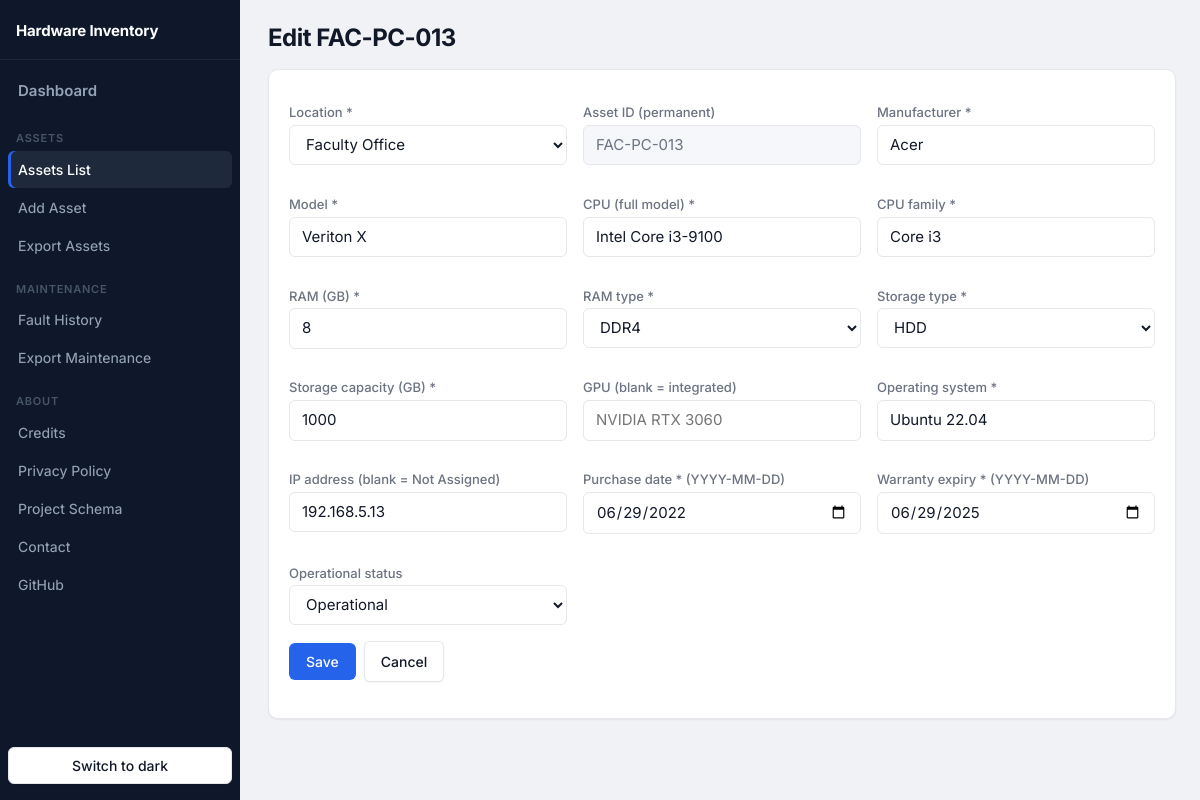
The app's page /assets/FAC-PC-013/edit with its own data.
### tables this page shows
CREATE TABLE assets (
    asset_id          TEXT PRIMARY KEY,                 -- permanent identity, e.g. L1-PC-001
    manufacturer      TEXT NOT NULL,
    model             TEXT NOT NULL,
    cpu               TEXT NOT NULL,                    -- full model, e.g. Intel Core i5-12400
    cpu_family        TEXT NOT NULL,                    -- grouping used for filtering, e.g. Core i5
    ram_gb            INTEGER NOT NULL CHECK (ram_gb > 0),
    ram_type          TEXT NOT NULL CHECK (ram_type IN ('DDR1','DDR2','DDR3','DDR4','DDR5')),
    storage_type      TEXT NOT NULL CHECK (storage_type IN ('SSD','HDD','NVMe','Hybrid')),
    storage_gb        INTEGER NOT NULL CHECK (storage_gb > 0),
    gpu               TEXT,                             -- NULL / empty = integrated only
    gpu_vram_gb       INTEGER CHECK (gpu_vram_gb IS NULL OR gpu_vram_gb > 0),
    os                TEXT NOT NULL,
    ip_address        TEXT,                             -- 192.168.x.n; unique inside a place
    location          TEXT NOT NULL REFERENCES locations(name),
    purchase_date     TEXT NOT NULL,                    -- ISO date YYYY-MM-DD
    warranty_expiry   TEXT NOT NULL,                    -- warranty status is COMPUTED from this
    status            TEXT NOT NULL DEFAULT 'Operational'
                      CHECK (status IN ('Operational','Faulty','Under Repair')),
    -- Current fault: filled while status is Faulty / Under Repair, all NULL when Operational
    status_category   TEXT,                             -- fault category, 'Unknown' if not given
    status_detail     TEXT,                             -- fault description ('' = not given)
    status_action     TEXT,                             -- actions to be taken ('' = not decided)
    status_technician TEXT,                             -- technician ('' = not assigned yet)
    status_date       TEXT,                             -- date the fault was recorded (ISO)
    status_cost       REAL CHECK (status_cost IS NULL OR status_cost >= 0), -- updated cost of the open fault
    active            INTEGER NOT NULL DEFAULT 1,       -- 0 = retired (kept for history)
    CHECK ((status = 'Operational' AND status_category IS NULL AND status_detail IS NULL
            AND status_action IS NULL AND status_technician IS NULL AND status_date IS NULL
            AND status_cost IS NULL)
        OR (status <> 'Operational' AND status_category IS NOT NULL AND status_detail IS NOT NULL
            AND status_action IS NOT NULL AND status_technician IS NOT NULL AND status_date IS NOT NULL)),
    CHECK (warranty_expiry >= purchase_date),
    UNIQUE (location, ip_address)                       -- no two PCs in one place share an IP
);

### app.py (the view, shortened to what this page needs)
@app.route("/assets/<asset_id>/edit", methods=["GET", "POST"])
def asset_edit(asset_id):
    a = queries.get_asset(asset_id)
    if not a:
        return render_template("message.html", title="Asset not found", text=asset_id), 404
    current_status = a["status"]
    open_total = queries.open_fault_cost(asset_id) if current_status in CURRENT_ERROR_STATUSES else 0
    a = {k: ("" if v is None else v) for k, v in dict(a).items()}
    return render_template("asset_form.html", a=a, new=False, current_status=current_status, open_total=open_total)

### app.py (called while the page is built)
@app.context_processor
def option_lists():
    return dict(storage_types=STORAGE_TYPES, statuses=STATUSES, ram_types=RAM_TYPES,
                fault_categories=FAULT_CATEGORIES, locations=queries.location_names(),
                NEW_LOCATION=NEW_LOCATION, sort_link=sort_link, today=date.today().isoformat())

### db.py (called while the page is built)
def get_db():
    conn = sqlite3.connect(DB_PATH)
    conn.row_factory = sqlite3.Row
    conn.execute("PRAGMA foreign_keys = ON")   # enforce maintenance.asset_id -> assets
    return conn

### queries.py (called while the page is built)
def location_names():
    return [r[0] for r in get_db().execute("SELECT name FROM locations ORDER BY name")]

def get_asset(asset_id):
    return get_db().execute("SELECT * FROM assets WHERE asset_id=?", (asset_id,)).fetchone()

### templates/asset_form.html (shortened to what this page needs)
{% extends "base.html" %}
{% block content %}
<h1>{{ 'Add asset' if new else 'Edit ' ~ a.asset_id }}</h1>
<div class="card">
<form method="post" novalidate>
<div class="formgrid">
  <div><label>Location *</label>
    <select name="location" id="loc-select" style="{{ 'display:none' if a.get('location')==NEW_LOCATION }}">
      {% for o in locations %}<option{{ ' selected' if a.get('location')==o }}>{{ o }}</option>{% endfor %}
    </select>
           placeholder="Type the new location (Esc = back to list)" style="{{ '' if a.get('location')==NEW_LOCATION else 'display:none' }}"></div>
  <div><label>Asset ID {{ '(blank = auto from location)' if new else '(permanent)' }}</label>
    <input name="asset_id" id="asset-id-input" value="{{ a.get('asset_id','') or '' }}" {{ '' if new else 'readonly' }} placeholder="auto, e.g. L1-PC-041 (or enter custom ID)"></div>
  <div><label>Manufacturer *</label><input name="manufacturer" value="{{ a.get('manufacturer','') }}"></div>
  <div><label>Model *</label><input name="model" value="{{ a.get('model','') }}"></div>
  <div><label>CPU (full model) *</label><input name="cpu" value="{{ a.get('cpu','') }}" placeholder="Intel Core i5-12400"></div>
  <div><label>CPU family *</label><input name="cpu_family" value="{{ a.get('cpu_family','') }}" placeholder="Core i5"></div>
  <div><label>RAM (GB) *</label><input name="ram_gb" value="{{ a.get('ram_gb','') }}"></div>
  <div><label>RAM type *</label><select name="ram_type"><option value="">— choose —</option>
    {% for o in ram_types %}<option{{ ' selected' if a.get('ram_type')==o }}>{{ o }}</option>{% endfor %}</select></div>
  <div><label>Storage type *</label><select name="storage_type">
    {% for o in storage_types %}<option{{ ' selected' if a.get('storage_type')==o }}>{{ o }}</option>{% endfor %}</select></div>
  <div><label>Storage capacity (GB) *</label><input name="storage_gb" value="{{ a.get('storage_gb','') }}"></div>
  <div><label>GPU (blank = integrated)</label><input name="gpu" id="gpu-input" value="{{ a.get('gpu','') or '' }}" placeholder="NVIDIA RTX 3060"></div>
  <div><label>Operating system *</label><input name="os" value="{{ a.get('os','') }}"></div>
  <div><label>IP address (blank = Not Assigned)</label><input name="ip_address" value="{{ a.get('ip_address','') or '' }}" placeholder="Not Assigned, e.g. 192.168.1.4"></div>
  <div><label>Purchase date * (YYYY-MM-DD)</label><input type="date" name="purchase_date" value="{{ a.get('purchase_date','') }}"></div>
  <div><label>Warranty expiry * (YYYY-MM-DD)</label><input type="date" name="warranty_expiry" value="{{ a.get('warranty_expiry','') }}"></div>
  <div><label>Operational status</label><select name="status" id="status-select">
    {% for o in statuses %}<option{{ ' selected' if a.get('status')==o }}>{{ o }}</option>{% endfor %}</select></div>
</div>
<p class="row" style="margin-top:16px"><button class="btn" type="submit">Save</button>
<a class="btn sec" href="{{ url_for('assets') }}">Cancel</a></p>
</form>
</div>
{% endblock %}

### static/style.css (style rules this page uses)
:root { --sidebar-w: 240px; --bg: #f0f2f5; --card: #ffffff; --input: #ffffff; --th: #f5f7fa; --hover: #f8fafc; --track: #e8ecf0; --ink: #111827; --muted: #6b7280; --line: #e5e7eb; --accent: #2563eb; --accent-hover: #1d4ed8; --accent-fg: #ffffff; --ok: #15803d; --ok-bg: #dcfce7; --warn: #92400e; --warn-bg: #fef3c7; --bad: #b91c1c; --bad-bg: #fee2e2; --gray-bg: #e5e7eb; --side: #0f172a; --side-ink: #94a3b8; --side-on: #1e293b; --side-muted:#475569; --side-active-bar: var(--accent); --shadow-xs: 0 1px 2px 0 rgba(0,0,0,.06); --shadow-sm: 0 1px 3px 0 rgba(0,0,0,.10), 0 1px 2px -1px rgba(0,0,0,.06); --shadow-md: 0 4px 6px -1px rgba(0,0,0,.10), 0 2px 4px -2px rgba(0,0,0,.06); --dur-fast: 120ms; --dur-normal: 200ms; --ease-out: cubic-bezier(0.0, 0.0, 0.2, 1); --ease-in: cubic-bezier(0.4, 0.0, 1, 1); color-scheme: light; }
*, *::before, *::after { box-sizing: border-box; }
body { margin: 0; font-family: 'Inter', system-ui, -apple-system, 'Segoe UI', Roboto, sans-serif; font-size: 1rem; line-height: 1.5; background: var(--bg); color: var(--ink); -webkit-font-smoothing: antialiased; text-rendering: optimizeLegibility; }
h1 { font-size: 1.5rem; font-weight: 700; letter-spacing: -.02em; line-height: 1.2; margin: 0 0 16px; }
.card { background: var(--card); border: 1px solid var(--line); border-radius: 10px; padding: 20px; margin-bottom: 16px; box-shadow: var(--shadow-xs); }
a { color: var(--accent); transition: color var(--dur-fast); }
.btn { display: inline-flex; align-items: center; justify-content: center; gap: 6px; background: var(--accent); color: var(--accent-fg); border: 1px solid transparent; border-radius: 6px; padding: 9px 16px; font-size: .875rem; font-weight: 500; font-family: inherit; cursor: pointer; text-decoration: none; min-height: 36px; transition: background var(--dur-fast) var(--ease-out), box-shadow var(--dur-fast) var(--ease-out), transform var(--dur-fast) var(--ease-out); user-select: none; }
.btn.sec { background: var(--card); color: var(--ink); border-color: var(--line); box-shadow: var(--shadow-xs); }
label { display: block; font-size: .8125rem; font-weight: 500; color: var(--muted); margin-bottom: 4px; }
input, select, textarea { font: inherit; font-size: .9375rem; padding: 8px 12px; border: 1px solid var(--line); border-radius: 6px; background: var(--input); color: var(--ink); width: 100%; min-height: 40px; transition: border-color var(--dur-fast) var(--ease-out), box-shadow var(--dur-fast) var(--ease-out); }
input[readonly] { background: var(--th); color: var(--muted); cursor: not-allowed; }
.formgrid { display: grid; grid-template-columns: repeat(auto-fit, minmax(240px, 1fr)); gap: 16px; }
.formgrid > div { display: flex; flex-direction: column; gap: 4px; }
.formgrid label { min-height: 2.4em; line-height: 1.2; display: flex; align-items: flex-end; margin-bottom: 0; }
.row { display: flex; gap: 8px; align-items: center; flex-wrap: wrap; }

### records on screen
assets: asset_id "Edit FAC-PC-013", asset_id "FAC-PC-013", manufacturer "Acer", model "Veriton X", cpu "Intel Core i3-9100", cpu_family "Core i3", storage_gb "1000", os "Ubuntu 22.04", ip_address "192.168.5.13", purchase_date "06/29/2022", warranty_expiry "06/29/2025"

### other values on screen
{{ '(blank = auto from location)' if new else '(permanent)' }} "(permanent)"
form field location "Faculty Office"
form field ram_type "DDR4"
form field storage_type "HDD"
form field status "Operational"
